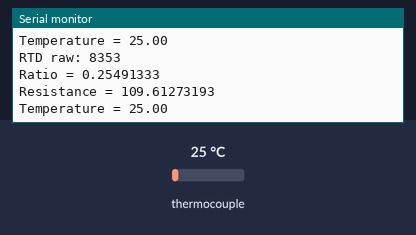
This program was run on a simulated ESP32. Parts: the last lines printed to the serial monitor. The test bench sets the inputs (shaded band); at power-on: thermocouple 25 °C.

Above: at 3.2 s.
3.3 s: thermocouple set to 6 °C
At 4.6 s:
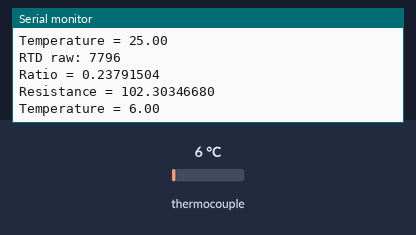
4.8 s: thermocouple set to 75 °C
At 5.8 s:
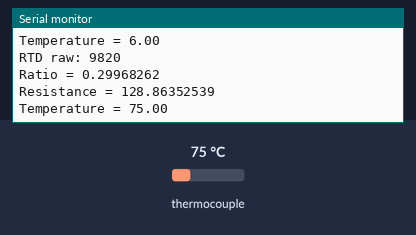
Timing chart, 0 to 7.8 s (numbered marks = the images above; inputs shaded):
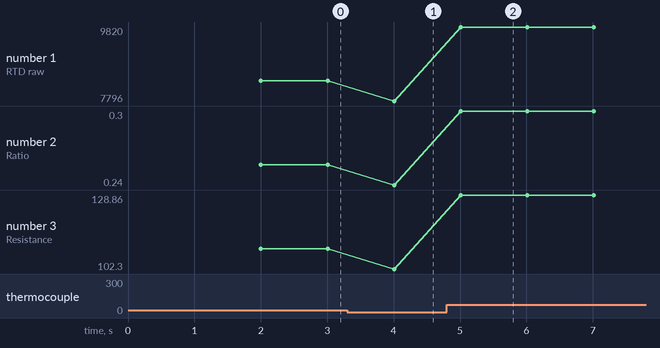

The program:

main.cpp
```cpp
#include <Arduino.h>
#include <Adafruit_MAX31865.h>

// 软件SPI
Adafruit_MAX31865 rtd = Adafruit_MAX31865(15, 23, 19, 18);

#define RREF      430.0
#define RNOMINAL  100.0

void setup()
{
    Serial.begin(115200);
    delay(2000);

    Serial.println("MAX31865 test");

    if (!rtd.begin(MAX31865_3WIRE))
    {
        Serial.println("MAX31865 init failed");
        while (1);
    }

    Serial.println("MAX31865 initialized");
}

void loop()
{
    uint16_t raw = rtd.readRTD();

    Serial.print("RTD raw: ");
    Serial.println(raw);

    float ratio = raw;
    ratio /= 32768;

    Serial.print("Ratio = ");
    Serial.println(ratio, 8);

    Serial.print("Resistance = ");
    Serial.println(RREF * ratio, 8);

    Serial.print("Temperature = ");
    Serial.println(rtd.temperature(RNOMINAL, RREF));

    uint8_t fault = rtd.readFault();

    if (fault)
    {
        Serial.print("Fault: 0x");
        Serial.println(fault, HEX);

        if (fault & MAX31865_FAULT_HIGHTHRESH) Serial.println("RTD High Threshold");
        if (fault & MAX31865_FAULT_LOWTHRESH) Serial.println("RTD Low Threshold");
        if (fault & MAX31865_FAULT_REFINLOW) Serial.println("REFIN- > 0.85 x VBIAS");
        if (fault & MAX31865_FAULT_REFINHIGH) Serial.println("REFIN- < 0.85 x VBIAS");
        if (fault & MAX31865_FAULT_RTDINLOW) Serial.println("RTD open");
        if (fault & MAX31865_FAULT_OVUV) Serial.println("Under/Over voltage");

        rtd.clearFault();
    }

    Serial.println();
    delay(1000);
}
```

Measured:
- after the input at 3.3 s, the serial monitor: prints a new line after 0.71 s (image 1)
- after the input at 4.8 s, the serial monitor: prints a new line after 0.21 s (image 2)
- plotted number 1: 8353 → 7796 after the input at 3.3 s, 7796 → 9820 after the input at 4.8 s
- plotted number 2: 0.25 → 0.24 after the input at 3.3 s, 0.24 → 0.3 after the input at 4.8 s
- plotted number 3: 109.61 → 102.3 after the input at 3.3 s, 102.3 → 128.86 after the input at 4.8 s
